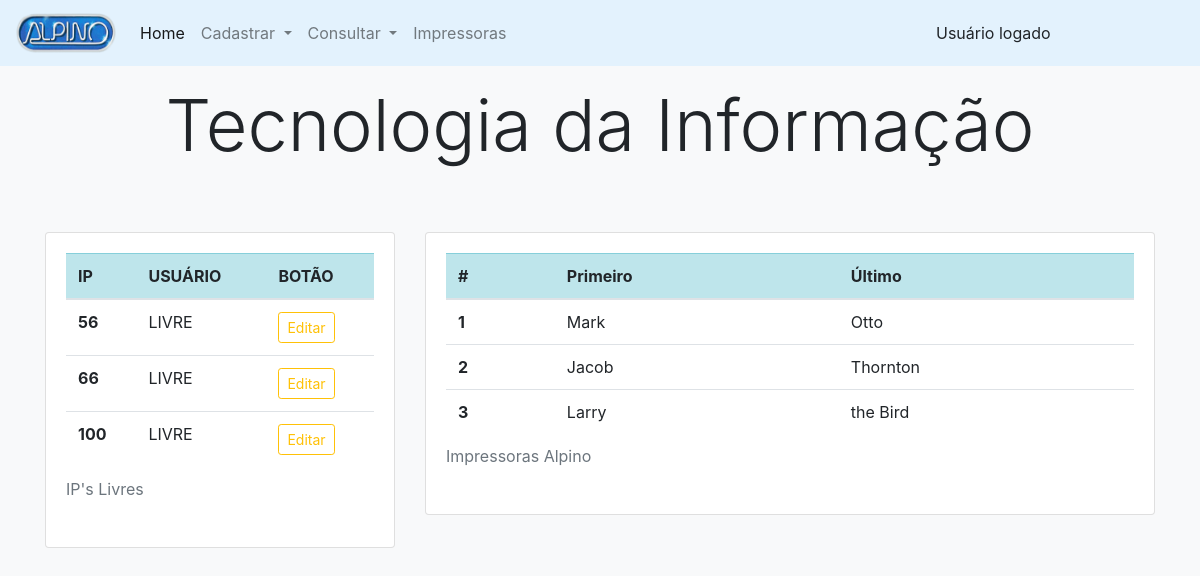
The page /public/pags/ti/main.php on the database as committed earlier.
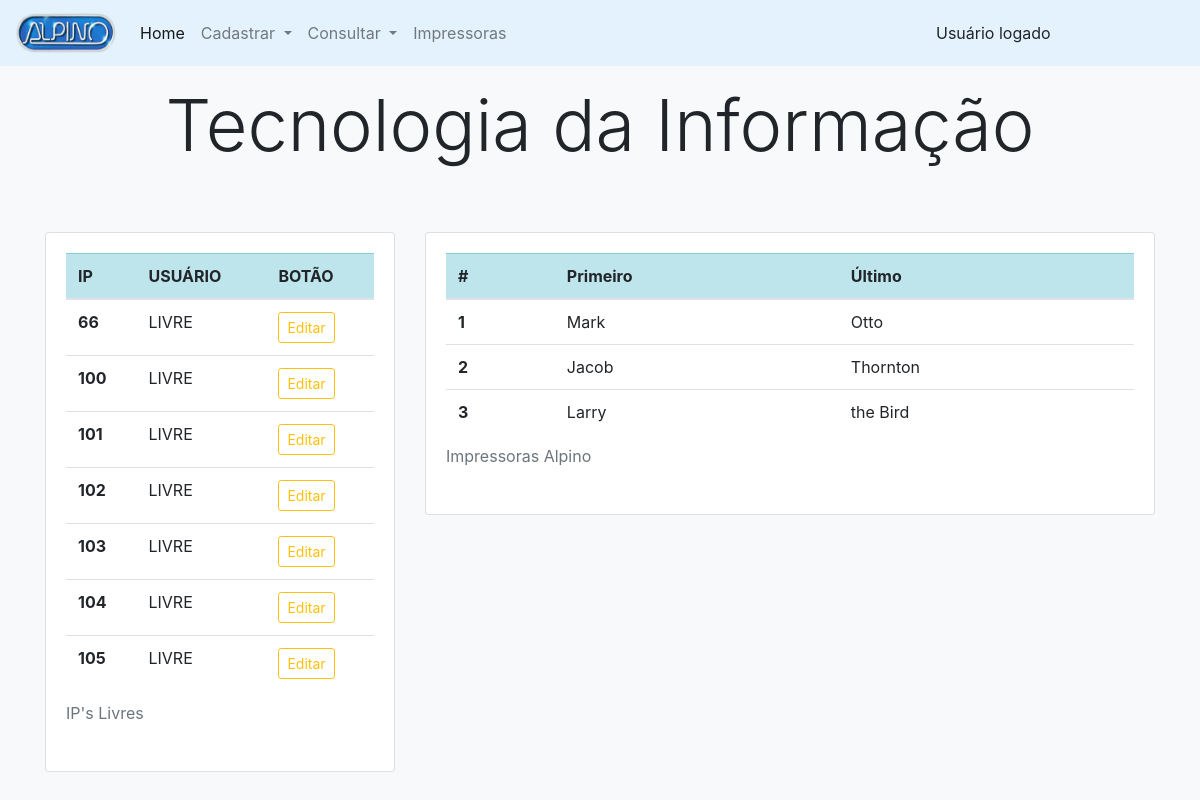
The same page on the database as committed later.
### tables this page shows
CREATE TABLE `usuario` (
  `ip` int(10) UNSIGNED NOT NULL,
  `usuario` varchar(100) NOT NULL,
  `setor` varchar(100) NOT NULL,
  `homeOffice` varchar(3) NOT NULL
);

### public/pags/ti/main.php (the view, shortened to what this page needs)
<?php
    include_once("../../../src/config/conexaodb.php");
    $sql_usuario = mysqli_query($conn, "SELECT * FROM usuario WHERE usuario='LIVRE'");
?>
<html lang="pt-br">
<head>
    <link rel="stylesheet" href="../../../node_modules/bootstrap/dist/css/bootstrap.css">
</head>
<body class="bg-light">
    <?php
        include './include/nav_main.php';
    ?>
    <div class="container">
        <div class="row">
            <div class="col">
                <div class="py-2 text-center">
                    <h2 class="display-3 m-2">Tecnologia da Informação</h2>
                </div>
            </div>
        </div>
        <div class="row">
            <div class="col-md-4">
                <div class="py-5">
                    <div class="card bg-white">
                        <div class="card-body">
                            <div class="row">
                                <div class="col">
                                    <table class="table">
                                        <caption>IP's Livres</caption>
                                        <thead>
                                            <tr class="table-info">
                                                <th scope="col">IP</th>
                                                <th scope="col">USUÁRIO</th>
                                                <th scope="col">BOTÃO</th>
                                            </tr>
                                        </thead>
                                        <tbody>
                                            <?php while($tabela_ip = mysqli_fetch_assoc($sql_usuario)) { ?>
                                            <tr>
                                                <th scope="row">
                                                    <?php echo $tabela_ip['ip']; ?>
                                                </th>
                                                <td>
                                                    <?php echo $tabela_ip['usuario']; ?>
                                                </td>
                                                <td>
                                                    <button type="button" class="btn btn-outline-warning btn-sm"
                                                        data-toggle="modal" data-target="#editar"
                                                        data-ip="<?php echo $tabela_ip['ip']; ?>"
                                                        data-usuario="<?php echo $tabela_ip['usuario']; ?>"
                                                        data-setor="<?php echo $tabela_ip['setor']; ?>"
                                                        data-home="<?php echo $tabela_ip['homeOffice']; ?>">
                                                        Editar
                                                    </button>
                                                </td>
                                            </tr>
                                            <?php } ?>
                                        </tbody>
                                    </table>
                                </div>
                            </div>
                        </div>
                    </div>
                </div>
            </div>
            <div class="col-md-8">
                <div class="py-5">
                    <div class="card bg-white">
                        <div class="card-body">
                            <div class="row">
                                <div class="col">
                                    <table class="table">
                                        <caption>Impressoras Alpino</caption>
                                        <thead>
                                            <tr class="table-info">
                                                <th scope="col">#</th>
                                                <th scope="col">Primeiro</th>
                                                <th scope="col">Último</th>
                                            </tr>
                                        </thead>
                                        <tbody>
                                            <tr>
                                                <th scope="row">1</th>
                                                <td>Mark</td>
                                                <td>Otto</td>
                                            </tr>
                                            <tr>
                                                <th scope="row">2</th>
                                                <td>Jacob</td>
                                                <td>Thornton</td>
                                            </tr>
                                            <tr>
                                                <th scope="row">3</th>
                                                <td>Larry</td>
                                                <td>the Bird</td>
                                            </tr>
                                        </tbody>
                                    </table>
                                </div>
                            </div>
                        </div>
                    </div>
                </div>
            </div>
        </div>
    </div>
</body>
</html>

### public/pags/ti/include/nav_main.php (shortened to what this page needs)
<nav class="navbar navbar-expand-lg navbar-light" style="background-color: #e3f2fd;">
    <a class="navbar-brand" href="#">
        <img src="../../assets/img/logo.png" width="100" height="40" alt="">
    </a>
    <div class="collapse navbar-collapse" id="conteudoNavbarSuportado">
        <ul class="navbar-nav mr-auto">
            <li class="nav-item active">
                <a class="nav-link" href="../main.php" style="font-size:16px;">Home<span class="sr-only"></span></a>
            </li>
            <li class="nav-item dropdown">
                <a class="nav-link dropdown-toggle" href="#" id="navbarDropdown" role="button" data-toggle="dropdown"
                    aria-haspopup="true" aria-expanded="false" style="font-size:16px;">
                    Cadastrar
                </a>
            </li>
            <li class="nav-item dropdown">
                <a class="nav-link dropdown-toggle" href="#" id="navbarDropdown" role="button" data-toggle="dropdown"
                    aria-haspopup="true" aria-expanded="false" style="font-size:16px;">
                    Consultar
                </a>
            </li>
            <li class="nav-item">
                <a class="nav-link" href="./register/registerPrinter.php" style="font-size:16px;">Impressoras</a>
            </li>
        </ul>
        <ul class="nav justify-content-end">
            <li class="nav-item">
                <a href="#"><input type="text" class="form-control-plaintext text-black" data-toggle="modal"
                        data-target="#" value="Usuário logado"></a>
            </li>
        </ul>
    </div>
</nav>

Rows that differ between the two databases and show on the page:
removed usuario: ip "56", usuario "LIVRE"
added usuario: ip "101", usuario "LIVRE"
added usuario: ip "102", usuario "LIVRE"
added usuario: ip "103", usuario "LIVRE"
added usuario: ip "104", usuario "LIVRE"
added usuario: ip "105", usuario "LIVRE"
